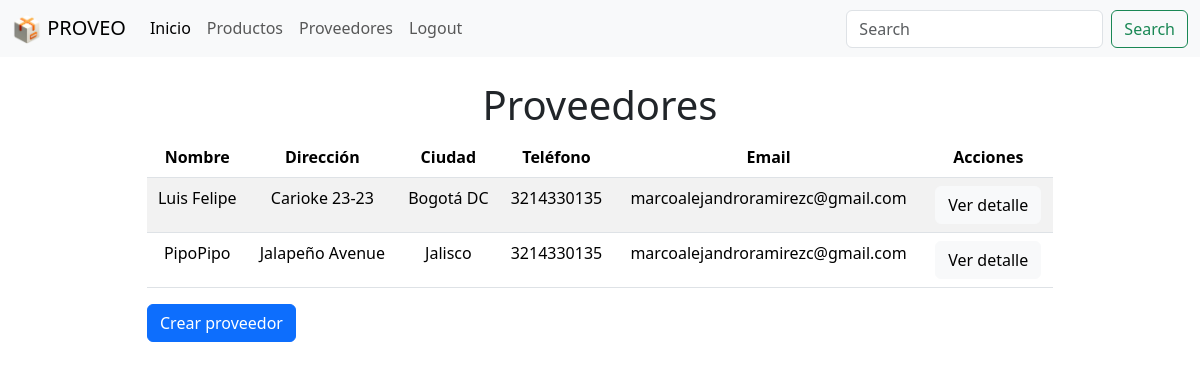
Page /proveedores/ (signed in) on the committed database.
### website/models.py (models this page shows, shortened)
class Proveedor(models.Model):
    nombre = models.CharField(max_length=50)
    direccion = models.CharField(max_length=50)
    ciudad = models.CharField(max_length=50)
    telefono = models.CharField(max_length=50)
    email = models.CharField(max_length=50)
    userAsignado = models.ForeignKey(User, on_delete=models.CASCADE, default=1)

### website/views.py (the view)
# urls.py: path('proveedores/', views.proveedores, name='proveedores'),
def proveedores(request):
    if request.user.is_authenticated:
        user = request.user
        proveedores = Proveedor.objects.filter(userAsignado=user)
        if len(proveedores) > 0:
            return render(request, 'proveedores.html', {'proveedores': proveedores})
        else:
            return render(request, 'proveedores.html', {'proveedores': None})
    else:
        messages.error(request, 'Necesitas iniciar sesión')
        return redirect('home')

### website/templates/proveedores.html
{% extends "base.html" %} {% block content %}
<div class="container">
  <div class="row justify-content-center align-items-center">
    <div class="col-md-10">
      {% if proveedores %}
      <h1 class="text-center">Proveedores</h1>
      <div class="table-responsive text-center">
        <table class="table table-striped text-center">
          <thead>
            <tr>
              <th>Nombre</th>
              <th>Dirección</th>
              <th>Ciudad</th>
              <th>Teléfono</th>
              <th>Email</th>
              <th>Acciones</th>
            </tr>
          </thead>
          <tbody>
            {% for proveedor in proveedores %}
            <tr>
              <td>{{ proveedor.nombre }}</td>
              <td>{{ proveedor.direccion }}</td>
              <td>{{ proveedor.ciudad }}</td>
              <td>{{ proveedor.telefono }}</td>
              <td>{{ proveedor.email }}</td>
              <td>
                <a
                  href="{% url 'proveedor' proveedor.id %}"
                  class="btn btn-light"
                  >Ver detalle</a
                >
              </td>
            </tr>
            {% endfor %}
          </tbody>
        </table>
      </div>
      {% else %}
      <div class="alert alert-warning text-center" role="alert">
        No hay proveedores disponibles
      </div>
      {% endif %}
      <a href="{% url 'nuevoProveedor'%}" class="btn btn-primary"
        >Crear proveedor</a
      >
    </div>
  </div>
</div>
{% endblock %}

### rows in the picture
Proveedor: nombre "Luis Felipe", direccion "Carioke 23-23", ciudad "Bogotá DC", telefono "3214330135", email "marcoalejandroramirezc@gmail.com"
Proveedor: nombre "PipoPipo", direccion "Jalapeño Avenue", ciudad "Jalisco", telefono "3214330135", email "marcoalejandroramirezc@gmail.com"
